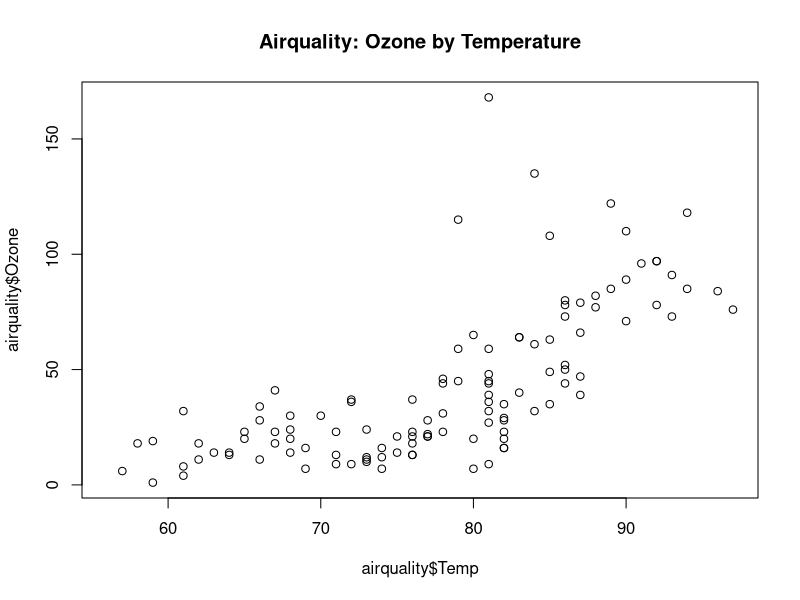

The R script that drew this image:
## ---- chunk 1
knitr::opts_chunk$set(echo = TRUE)
## ---- chunk 2
knitr::kable(head(airquality),
            caption="Top of the Air Quality Dataset")
## ---- chunk 3
plot(airquality$Temp, airquality$Ozone,
     main = "Airquality: Ozone by Temperature")
